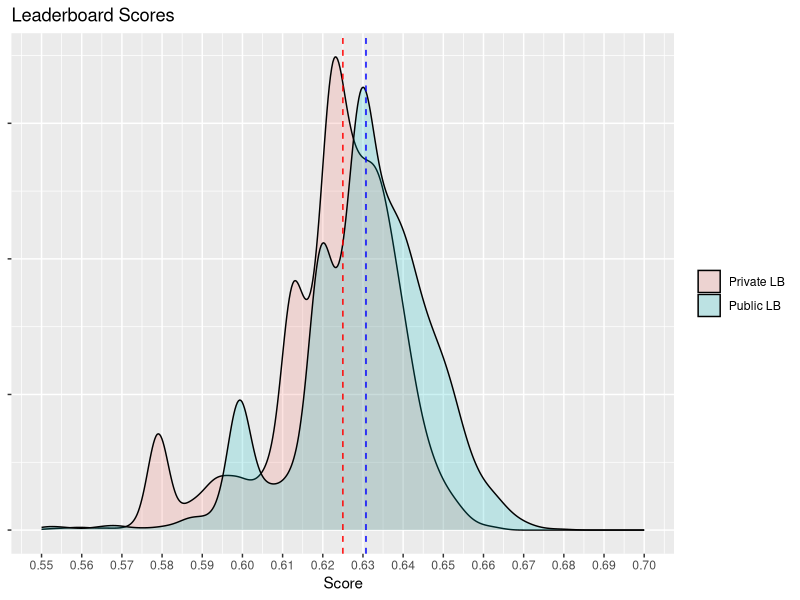
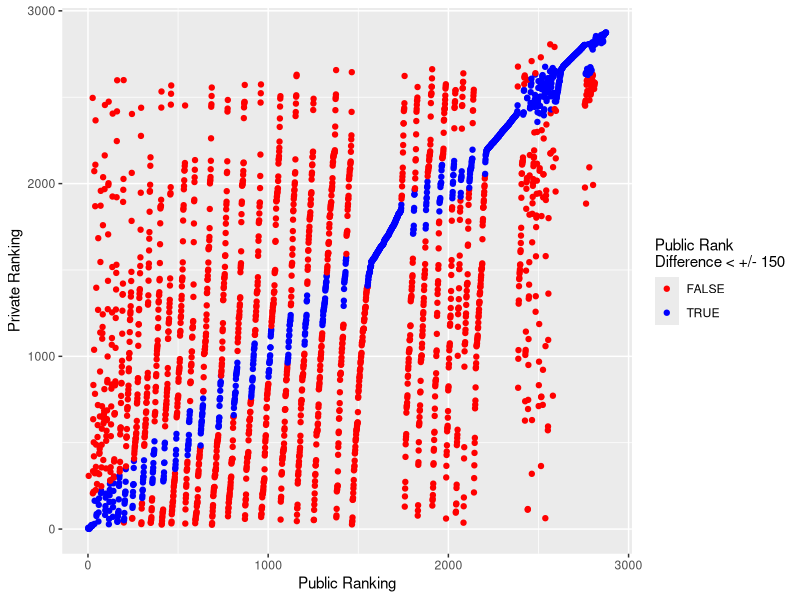
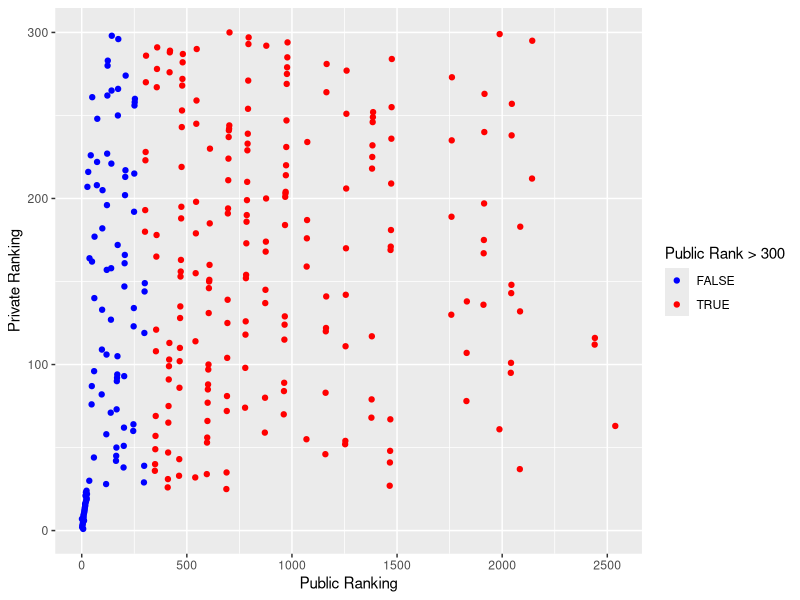

Write R code to recreate these figures, in order.
library(ggplot2)

leaderboard = read.csv('leaderboard.csv')

p = ggplot(leaderboard)

p + geom_density(aes(ScorePrivate, fill='Private LB'), alpha=0.2) +
	geom_density(aes(ScorePublic, fill='Public LB'), alpha=0.2) +
	geom_vline(aes(xintercept=median(ScorePrivate)), linetype='dashed', color='red') +
	geom_vline(aes(xintercept=median(ScorePublic)), linetype='dashed', color='blue') +
	scale_x_continuous(limits = c(0.55, 0.70), breaks = seq(0.55, 0.7, 0.01)) +
	ggtitle("Leaderboard Scores") +
	labs(x="Score") +
	theme(axis.title.y=element_blank(),
		  axis.text.y=element_blank(),
		  legend.title=element_blank())

median(leaderboard$ScorePrivate) - median(leaderboard$ScorePublic)

p + geom_point(aes(RankPublic, RankPrivate, color=abs(RankDelta) < 150)) +
	scale_color_manual(values=c('red', 'blue'), name='Public Rank\nDifference < +/- 150') +
	labs(x="Public Ranking", y="Private Ranking")
	
ggplot(leaderboard[1:300,]) + 
	geom_point(aes(RankPublic, RankPrivate, color= RankPublic > 300)) +
	scale_color_manual(values=c('blue', 'red'), name='Public Rank > 300') +
	labs(x="Public Ranking", y="Private Ranking")

nrow(leaderboard[leaderboard$RankPrivate <= 300 & leaderboard$RankPublic <= 300,])/300